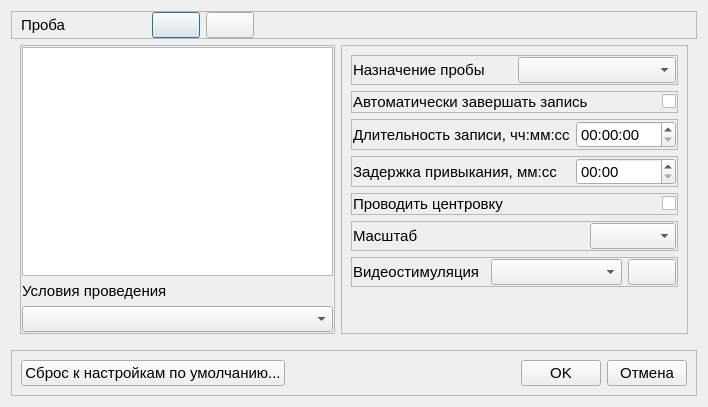
<?xml version="1.0" encoding="UTF-8"?>
<ui version="4.0">
 <class>StabTestParamsDialog</class>
 <widget class="QDialog" name="StabTestParamsDialog">
  <property name="windowModality">
   <enum>Qt::WindowModal</enum>
  </property>
  <property name="geometry">
   <rect>
    <x>0</x>
    <y>0</y>
    <width>708</width>
    <height>407</height>
   </rect>
  </property>
  <property name="font">
   <font>
    <pointsize>11</pointsize>
   </font>
  </property>
  <property name="windowTitle">
   <string>Параметры методики</string>
  </property>
  <property name="modal">
   <bool>true</bool>
  </property>
  <layout class="QVBoxLayout" name="verticalLayout">
   <item>
    <widget class="QFrame" name="frame">
     <property name="frameShape">
      <enum>QFrame::StyledPanel</enum>
     </property>
     <property name="frameShadow">
      <enum>QFrame::Raised</enum>
     </property>
     <layout class="QHBoxLayout" name="horizontalLayout">
      <property name="topMargin">
       <number>0</number>
      </property>
      <property name="bottomMargin">
       <number>0</number>
      </property>
      <item>
       <widget class="QLabel" name="lblProbeSelector">
        <property name="sizePolicy">
         <sizepolicy hsizetype="Fixed" vsizetype="Preferred">
          <horstretch>0</horstretch>
          <verstretch>0</verstretch>
         </sizepolicy>
        </property>
        <property name="text">
         <string>Проба</string>
        </property>
       </widget>
      </item>
      <item>
       <spacer name="horizontalSpacer">
        <property name="orientation">
         <enum>Qt::Horizontal</enum>
        </property>
        <property name="sizeType">
         <enum>QSizePolicy::Fixed</enum>
        </property>
        <property name="sizeHint" stdset="0">
         <size>
          <width>80</width>
          <height>20</height>
         </size>
        </property>
       </spacer>
      </item>
      <item>
       <widget class="QPushButton" name="btnAddProbe">
        <property name="sizePolicy">
         <sizepolicy hsizetype="Fixed" vsizetype="Fixed">
          <horstretch>0</horstretch>
          <verstretch>0</verstretch>
         </sizepolicy>
        </property>
        <property name="toolTip">
         <string>Добавить пробу</string>
        </property>
        <property name="text">
         <string/>
        </property>
        <property name="icon">
         <iconset resource="../../kernel.qrc">
          <normaloff>:/images/add.png</normaloff>:/images/add.png</iconset>
        </property>
        <property name="iconSize">
         <size>
          <width>20</width>
          <height>20</height>
         </size>
        </property>
       </widget>
      </item>
      <item>
       <widget class="QPushButton" name="btnDeleteProbe">
        <property name="sizePolicy">
         <sizepolicy hsizetype="Fixed" vsizetype="Fixed">
          <horstretch>0</horstretch>
          <verstretch>0</verstretch>
         </sizepolicy>
        </property>
        <property name="toolTip">
         <string>Удалить пробу...</string>
        </property>
        <property name="text">
         <string/>
        </property>
        <property name="icon">
         <iconset resource="../../kernel.qrc">
          <normaloff>:/images/delete.png</normaloff>:/images/delete.png</iconset>
        </property>
        <property name="iconSize">
         <size>
          <width>20</width>
          <height>20</height>
         </size>
        </property>
       </widget>
      </item>
      <item>
       <spacer name="horizontalSpacer_2">
        <property name="orientation">
         <enum>Qt::Horizontal</enum>
        </property>
        <property name="sizeHint" stdset="0">
         <size>
          <width>40</width>
          <height>20</height>
         </size>
        </property>
       </spacer>
      </item>
     </layout>
    </widget>
   </item>
   <item>
    <widget class="QWidget" name="widget_2" native="true">
     <layout class="QHBoxLayout" name="horizontalLayout_7">
      <property name="topMargin">
       <number>0</number>
      </property>
      <property name="bottomMargin">
       <number>0</number>
      </property>
      <item>
       <widget class="QFrame" name="frProbeSelector">
        <property name="sizePolicy">
         <sizepolicy hsizetype="Preferred" vsizetype="Preferred">
          <horstretch>0</horstretch>
          <verstretch>0</verstretch>
         </sizepolicy>
        </property>
        <property name="frameShape">
         <enum>QFrame::StyledPanel</enum>
        </property>
        <property name="frameShadow">
         <enum>QFrame::Raised</enum>
        </property>
        <layout class="QVBoxLayout" name="verticalLayout_4">
         <property name="leftMargin">
          <number>1</number>
         </property>
         <property name="topMargin">
          <number>1</number>
         </property>
         <property name="rightMargin">
          <number>1</number>
         </property>
         <property name="bottomMargin">
          <number>1</number>
         </property>
         <item>
          <widget class="QListView" name="lvProbes">
           <property name="minimumSize">
            <size>
             <width>300</width>
             <height>0</height>
            </size>
           </property>
           <property name="font">
            <font>
             <pointsize>11</pointsize>
            </font>
           </property>
          </widget>
         </item>
         <item>
          <widget class="QLabel" name="lblCondition">
           <property name="text">
            <string>Условия проведения</string>
           </property>
          </widget>
         </item>
         <item>
          <widget class="QComboBox" name="cbConditions"/>
         </item>
        </layout>
       </widget>
      </item>
      <item>
       <widget class="QFrame" name="frProbe">
        <property name="frameShape">
         <enum>QFrame::StyledPanel</enum>
        </property>
        <property name="frameShadow">
         <enum>QFrame::Raised</enum>
        </property>
        <layout class="QVBoxLayout" name="verticalLayout_3">
         <item>
          <widget class="QFrame" name="frProbeKind">
           <property name="frameShape">
            <enum>QFrame::StyledPanel</enum>
           </property>
           <property name="frameShadow">
            <enum>QFrame::Raised</enum>
           </property>
           <layout class="QHBoxLayout" name="horizontalLayout_9">
            <property name="leftMargin">
             <number>1</number>
            </property>
            <property name="topMargin">
             <number>1</number>
            </property>
            <property name="rightMargin">
             <number>1</number>
            </property>
            <property name="bottomMargin">
             <number>1</number>
            </property>
            <item>
             <widget class="QLabel" name="lblProbeKind">
              <property name="text">
               <string>Назначение пробы</string>
              </property>
             </widget>
            </item>
            <item>
             <widget class="QComboBox" name="cbProbeKind"/>
            </item>
           </layout>
          </widget>
         </item>
         <item>
          <widget class="QFrame" name="frAutoEnd">
           <property name="frameShape">
            <enum>QFrame::StyledPanel</enum>
           </property>
           <property name="frameShadow">
            <enum>QFrame::Raised</enum>
           </property>
           <layout class="QHBoxLayout" name="horizontalLayout_8">
            <property name="leftMargin">
             <number>1</number>
            </property>
            <property name="topMargin">
             <number>1</number>
            </property>
            <property name="rightMargin">
             <number>1</number>
            </property>
            <property name="bottomMargin">
             <number>1</number>
            </property>
            <item>
             <widget class="QLabel" name="lblAutoEnd">
              <property name="text">
               <string>Автоматически завершать запись</string>
              </property>
             </widget>
            </item>
            <item>
             <widget class="QCheckBox" name="cbAutoEnd">
              <property name="sizePolicy">
               <sizepolicy hsizetype="Fixed" vsizetype="Fixed">
                <horstretch>0</horstretch>
                <verstretch>0</verstretch>
               </sizepolicy>
              </property>
              <property name="text">
               <string/>
              </property>
             </widget>
            </item>
           </layout>
          </widget>
         </item>
         <item>
          <widget class="QFrame" name="frTime">
           <property name="frameShape">
            <enum>QFrame::StyledPanel</enum>
           </property>
           <property name="frameShadow">
            <enum>QFrame::Raised</enum>
           </property>
           <layout class="QHBoxLayout" name="horizontalLayout_2">
            <property name="leftMargin">
             <number>1</number>
            </property>
            <property name="topMargin">
             <number>1</number>
            </property>
            <property name="rightMargin">
             <number>1</number>
            </property>
            <property name="bottomMargin">
             <number>1</number>
            </property>
            <item>
             <widget class="QLabel" name="lblTime">
              <property name="text">
               <string>Длительность записи, чч:мм:сс</string>
              </property>
             </widget>
            </item>
            <item>
             <widget class="QTimeEdit" name="edTime">
              <property name="sizePolicy">
               <sizepolicy hsizetype="Fixed" vsizetype="Fixed">
                <horstretch>0</horstretch>
                <verstretch>0</verstretch>
               </sizepolicy>
              </property>
              <property name="minimumSize">
               <size>
                <width>100</width>
                <height>0</height>
               </size>
              </property>
              <property name="currentSection">
               <enum>QDateTimeEdit::HourSection</enum>
              </property>
              <property name="displayFormat">
               <string>hh:mm:ss</string>
              </property>
             </widget>
            </item>
           </layout>
          </widget>
         </item>
         <item>
          <widget class="QFrame" name="frTimeLatent">
           <property name="frameShape">
            <enum>QFrame::StyledPanel</enum>
           </property>
           <property name="frameShadow">
            <enum>QFrame::Raised</enum>
           </property>
           <layout class="QHBoxLayout" name="horizontalLayout_3">
            <property name="leftMargin">
             <number>1</number>
            </property>
            <property name="topMargin">
             <number>1</number>
            </property>
            <property name="rightMargin">
             <number>1</number>
            </property>
            <property name="bottomMargin">
             <number>1</number>
            </property>
            <item>
             <widget class="QLabel" name="lblTimeLatent">
              <property name="text">
               <string>Задержка привыкания, мм:сс</string>
              </property>
             </widget>
            </item>
            <item>
             <widget class="QTimeEdit" name="edTimeLatent">
              <property name="sizePolicy">
               <sizepolicy hsizetype="Fixed" vsizetype="Fixed">
                <horstretch>0</horstretch>
                <verstretch>0</verstretch>
               </sizepolicy>
              </property>
              <property name="minimumSize">
               <size>
                <width>100</width>
                <height>0</height>
               </size>
              </property>
              <property name="displayFormat">
               <string>mm:ss</string>
              </property>
             </widget>
            </item>
           </layout>
          </widget>
         </item>
         <item>
          <widget class="QFrame" name="frZeroing">
           <property name="frameShape">
            <enum>QFrame::StyledPanel</enum>
           </property>
           <property name="frameShadow">
            <enum>QFrame::Raised</enum>
           </property>
           <layout class="QHBoxLayout" name="horizontalLayout_5">
            <property name="leftMargin">
             <number>1</number>
            </property>
            <property name="topMargin">
             <number>1</number>
            </property>
            <property name="rightMargin">
             <number>1</number>
            </property>
            <property name="bottomMargin">
             <number>1</number>
            </property>
            <item>
             <widget class="QLabel" name="lblZeroing">
              <property name="text">
               <string>Проводить центровку</string>
              </property>
             </widget>
            </item>
            <item>
             <widget class="QCheckBox" name="cbZeroing">
              <property name="sizePolicy">
               <sizepolicy hsizetype="Fixed" vsizetype="Fixed">
                <horstretch>0</horstretch>
                <verstretch>0</verstretch>
               </sizepolicy>
              </property>
              <property name="text">
               <string/>
              </property>
             </widget>
            </item>
           </layout>
          </widget>
         </item>
         <item>
          <widget class="QFrame" name="frScale">
           <property name="frameShape">
            <enum>QFrame::StyledPanel</enum>
           </property>
           <property name="frameShadow">
            <enum>QFrame::Raised</enum>
           </property>
           <layout class="QHBoxLayout" name="horizontalLayout_6">
            <property name="leftMargin">
             <number>1</number>
            </property>
            <property name="topMargin">
             <number>1</number>
            </property>
            <property name="rightMargin">
             <number>1</number>
            </property>
            <property name="bottomMargin">
             <number>1</number>
            </property>
            <item>
             <widget class="QLabel" name="lblScale">
              <property name="text">
               <string>Масштаб</string>
              </property>
             </widget>
            </item>
            <item>
             <widget class="QComboBox" name="cbScale">
              <property name="sizePolicy">
               <sizepolicy hsizetype="Fixed" vsizetype="Fixed">
                <horstretch>0</horstretch>
                <verstretch>0</verstretch>
               </sizepolicy>
              </property>
             </widget>
            </item>
           </layout>
          </widget>
         </item>
         <item>
          <widget class="QFrame" name="frStimul">
           <property name="frameShape">
            <enum>QFrame::StyledPanel</enum>
           </property>
           <property name="frameShadow">
            <enum>QFrame::Raised</enum>
           </property>
           <layout class="QHBoxLayout" name="horizontalLayout_4">
            <property name="leftMargin">
             <number>1</number>
            </property>
            <property name="topMargin">
             <number>1</number>
            </property>
            <property name="rightMargin">
             <number>1</number>
            </property>
            <property name="bottomMargin">
             <number>1</number>
            </property>
            <item>
             <widget class="QLabel" name="lblStimul">
              <property name="text">
               <string>Видеостимуляция</string>
              </property>
             </widget>
            </item>
            <item>
             <widget class="QComboBox" name="cbStimul"/>
            </item>
            <item>
             <widget class="QPushButton" name="btnStimulSettings">
              <property name="sizePolicy">
               <sizepolicy hsizetype="Fixed" vsizetype="Fixed">
                <horstretch>0</horstretch>
                <verstretch>0</verstretch>
               </sizepolicy>
              </property>
              <property name="text">
               <string/>
              </property>
              <property name="icon">
               <iconset resource="../../kernel.qrc">
                <normaloff>:/images/Edit.png</normaloff>:/images/Edit.png</iconset>
              </property>
              <property name="iconSize">
               <size>
                <width>20</width>
                <height>20</height>
               </size>
              </property>
             </widget>
            </item>
           </layout>
          </widget>
         </item>
         <item>
          <spacer name="verticalSpacer">
           <property name="orientation">
            <enum>Qt::Vertical</enum>
           </property>
           <property name="sizeHint" stdset="0">
            <size>
             <width>20</width>
             <height>40</height>
            </size>
           </property>
          </spacer>
         </item>
        </layout>
       </widget>
      </item>
     </layout>
    </widget>
   </item>
   <item>
    <widget class="QWidget" name="widget" native="true">
     <layout class="QVBoxLayout" name="verticalLayout_2">
      <property name="leftMargin">
       <number>2</number>
      </property>
      <property name="topMargin">
       <number>2</number>
      </property>
      <property name="rightMargin">
       <number>2</number>
      </property>
      <property name="bottomMargin">
       <number>2</number>
      </property>
     </layout>
    </widget>
   </item>
   <item>
    <widget class="QFrame" name="frame_2">
     <property name="frameShape">
      <enum>QFrame::StyledPanel</enum>
     </property>
     <property name="frameShadow">
      <enum>QFrame::Raised</enum>
     </property>
     <layout class="QHBoxLayout" name="horizontalLayout_10">
      <item>
       <widget class="QPushButton" name="btnDefault">
        <property name="text">
         <string>Сброс к настройкам по умолчанию...</string>
        </property>
       </widget>
      </item>
      <item>
       <spacer name="horizontalSpacer_3">
        <property name="orientation">
         <enum>Qt::Horizontal</enum>
        </property>
        <property name="sizeHint" stdset="0">
         <size>
          <width>40</width>
          <height>20</height>
         </size>
        </property>
       </spacer>
      </item>
      <item>
       <widget class="QPushButton" name="btnOK">
        <property name="text">
         <string>OK</string>
        </property>
       </widget>
      </item>
      <item>
       <widget class="QPushButton" name="btnCancel">
        <property name="text">
         <string>Отмена</string>
        </property>
       </widget>
      </item>
     </layout>
    </widget>
   </item>
  </layout>
 </widget>
 <resources>
  <include location="../../kernel.qrc"/>
 </resources>
 <connections>
  <connection>
   <sender>btnAddProbe</sender>
   <signal>clicked()</signal>
   <receiver>StabTestParamsDialog</receiver>
   <slot>addProbe()</slot>
   <hints>
    <hint type="sourcelabel">
     <x>184</x>
     <y>37</y>
    </hint>
    <hint type="destinationlabel">
     <x>430</x>
     <y>31</y>
    </hint>
   </hints>
  </connection>
  <connection>
   <sender>btnDeleteProbe</sender>
   <signal>clicked()</signal>
   <receiver>StabTestParamsDialog</receiver>
   <slot>deleteProbe()</slot>
   <hints>
    <hint type="sourcelabel">
     <x>222</x>
     <y>37</y>
    </hint>
    <hint type="destinationlabel">
     <x>432</x>
     <y>58</y>
    </hint>
   </hints>
  </connection>
  <connection>
   <sender>lvProbes</sender>
   <signal>clicked(QModelIndex)</signal>
   <receiver>StabTestParamsDialog</receiver>
   <slot>selectProbe(QModelIndex)</slot>
   <hints>
    <hint type="sourcelabel">
     <x>111</x>
     <y>162</y>
    </hint>
    <hint type="destinationlabel">
     <x>655</x>
     <y>207</y>
    </hint>
   </hints>
  </connection>
  <connection>
   <sender>edTime</sender>
   <signal>timeChanged(QTime)</signal>
   <receiver>StabTestParamsDialog</receiver>
   <slot>changeTime(QTime)</slot>
   <hints>
    <hint type="sourcelabel">
     <x>677</x>
     <y>142</y>
    </hint>
    <hint type="destinationlabel">
     <x>655</x>
     <y>37</y>
    </hint>
   </hints>
  </connection>
  <connection>
   <sender>edTimeLatent</sender>
   <signal>timeChanged(QTime)</signal>
   <receiver>StabTestParamsDialog</receiver>
   <slot>changeLatentTime(QTime)</slot>
   <hints>
    <hint type="sourcelabel">
     <x>677</x>
     <y>176</y>
    </hint>
    <hint type="destinationlabel">
     <x>655</x>
     <y>85</y>
    </hint>
   </hints>
  </connection>
  <connection>
   <sender>cbStimul</sender>
   <signal>currentIndexChanged(int)</signal>
   <receiver>StabTestParamsDialog</receiver>
   <slot>changeStimulIndex(int)</slot>
   <hints>
    <hint type="sourcelabel">
     <x>639</x>
     <y>274</y>
    </hint>
    <hint type="destinationlabel">
     <x>655</x>
     <y>116</y>
    </hint>
   </hints>
  </connection>
  <connection>
   <sender>cbZeroing</sender>
   <signal>clicked(bool)</signal>
   <receiver>StabTestParamsDialog</receiver>
   <slot>changeZeroing(bool)</slot>
   <hints>
    <hint type="sourcelabel">
     <x>677</x>
     <y>201</y>
    </hint>
    <hint type="destinationlabel">
     <x>655</x>
     <y>154</y>
    </hint>
   </hints>
  </connection>
  <connection>
   <sender>cbScale</sender>
   <signal>activated(int)</signal>
   <receiver>StabTestParamsDialog</receiver>
   <slot>changeScale(int)</slot>
   <hints>
    <hint type="sourcelabel">
     <x>677</x>
     <y>238</y>
    </hint>
    <hint type="destinationlabel">
     <x>655</x>
     <y>183</y>
    </hint>
   </hints>
  </connection>
  <connection>
   <sender>cbAutoEnd</sender>
   <signal>clicked(bool)</signal>
   <receiver>StabTestParamsDialog</receiver>
   <slot>changeAutoEnd(bool)</slot>
   <hints>
    <hint type="sourcelabel">
     <x>677</x>
     <y>105</y>
    </hint>
    <hint type="destinationlabel">
     <x>655</x>
     <y>23</y>
    </hint>
   </hints>
  </connection>
  <connection>
   <sender>cbConditions</sender>
   <signal>activated(int)</signal>
   <receiver>StabTestParamsDialog</receiver>
   <slot>changeCondition(int)</slot>
   <hints>
    <hint type="sourcelabel">
     <x>178</x>
     <y>301</y>
    </hint>
    <hint type="destinationlabel">
     <x>660</x>
     <y>301</y>
    </hint>
   </hints>
  </connection>
  <connection>
   <sender>cbProbeKind</sender>
   <signal>activated(int)</signal>
   <receiver>StabTestParamsDialog</receiver>
   <slot>changeProbeKind(int)</slot>
   <hints>
    <hint type="sourcelabel">
     <x>677</x>
     <y>80</y>
    </hint>
    <hint type="destinationlabel">
     <x>659</x>
     <y>141</y>
    </hint>
   </hints>
  </connection>
  <connection>
   <sender>btnStimulSettings</sender>
   <signal>clicked()</signal>
   <receiver>StabTestParamsDialog</receiver>
   <slot>on_editStimulParams()</slot>
   <hints>
    <hint type="sourcelabel">
     <x>658</x>
     <y>258</y>
    </hint>
    <hint type="destinationlabel">
     <x>708</x>
     <y>223</y>
    </hint>
   </hints>
  </connection>
  <connection>
   <sender>btnDefault</sender>
   <signal>clicked()</signal>
   <receiver>StabTestParamsDialog</receiver>
   <slot>on_default()</slot>
   <hints>
    <hint type="sourcelabel">
     <x>164</x>
     <y>335</y>
    </hint>
    <hint type="destinationlabel">
     <x>-2</x>
     <y>311</y>
    </hint>
   </hints>
  </connection>
  <connection>
   <sender>btnOK</sender>
   <signal>clicked()</signal>
   <receiver>StabTestParamsDialog</receiver>
   <slot>on_ok()</slot>
   <hints>
    <hint type="sourcelabel">
     <x>559</x>
     <y>339</y>
    </hint>
    <hint type="destinationlabel">
     <x>-2</x>
     <y>297</y>
    </hint>
   </hints>
  </connection>
  <connection>
   <sender>btnCancel</sender>
   <signal>clicked()</signal>
   <receiver>StabTestParamsDialog</receiver>
   <slot>on_cancel()</slot>
   <hints>
    <hint type="sourcelabel">
     <x>667</x>
     <y>337</y>
    </hint>
    <hint type="destinationlabel">
     <x>-2</x>
     <y>348</y>
    </hint>
   </hints>
  </connection>
 </connections>
 <slots>
  <slot>selectProbe(int)</slot>
  <slot>addProbe()</slot>
  <slot>deleteProbe()</slot>
  <slot>selectProbe(QModelIndex)</slot>
  <slot>changeTime(QTime)</slot>
  <slot>changeLatentTime(QTime)</slot>
  <slot>changeStimulIndex(int)</slot>
  <slot>changeZeroing(bool)</slot>
  <slot>changeScale(int)</slot>
  <slot>changeAutoEnd(bool)</slot>
  <slot>changeCondition(int)</slot>
  <slot>changeProbeKind(int)</slot>
  <slot>on_editStimulParams()</slot>
  <slot>on_default()</slot>
  <slot>on_ok()</slot>
  <slot>on_cancel()</slot>
 </slots>
</ui>
